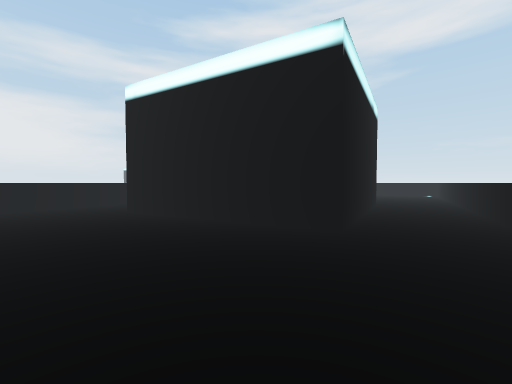
View 1 (above)

14 first-person views from a walk through a 3-D level made in the Unity game engine. The camera is 1.4 m above the floor, tilts 2° down and sees 90° across. The floor is counted in squares, 2 m on a side. Each view is taken from the middle of a square. On the plan, view 1 faces up. The plan holds only what a view shows up to about 9 squares ahead; the rest is blank. The place goes on beyond the plan. Some animated figures are left out.

View 2
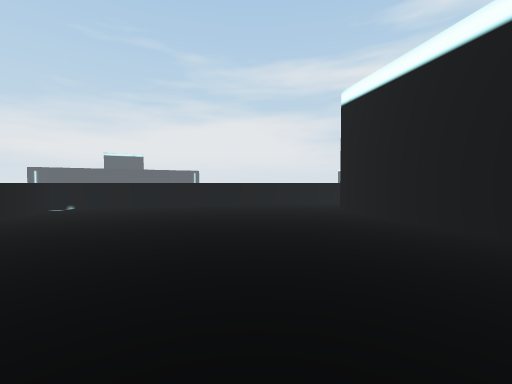

View 3
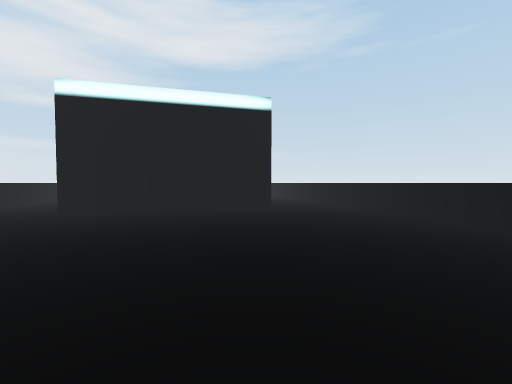

View 4
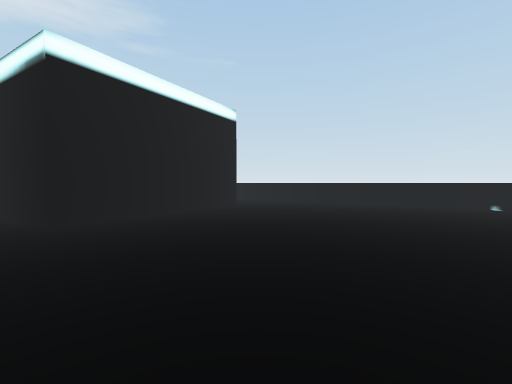

View 5
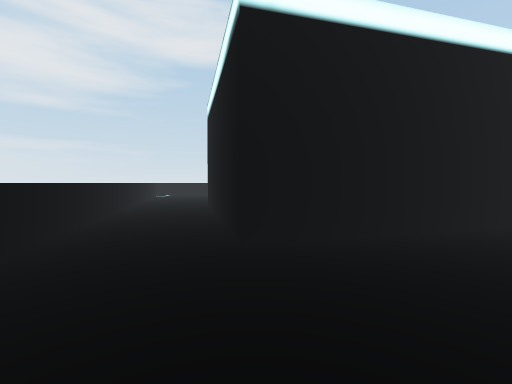

View 6
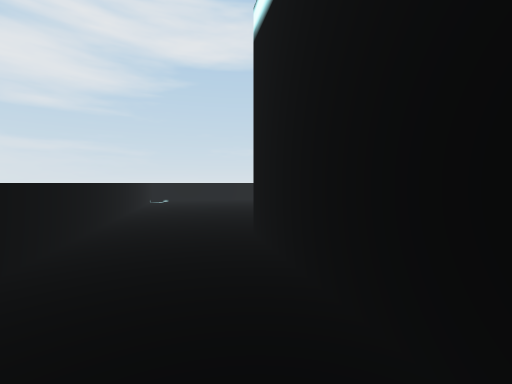

View 7
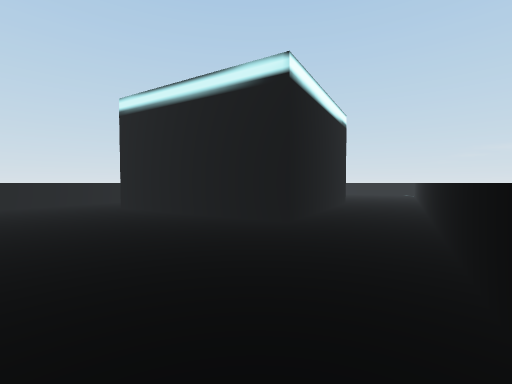

View 8
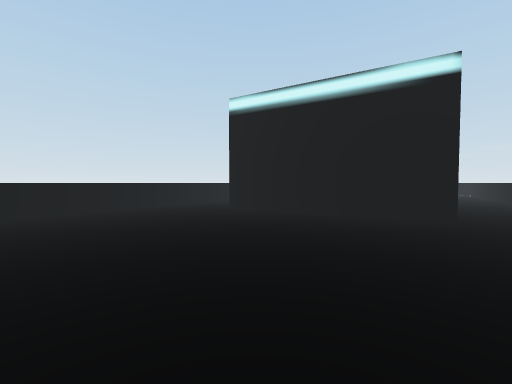

View 9
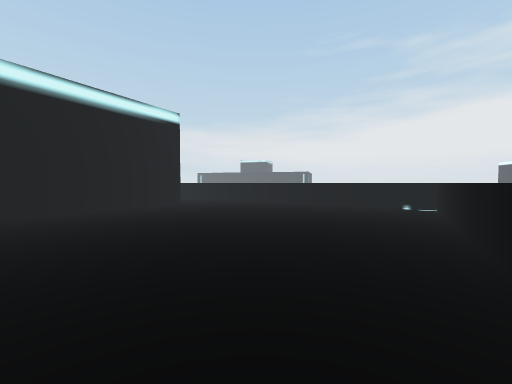

View 10
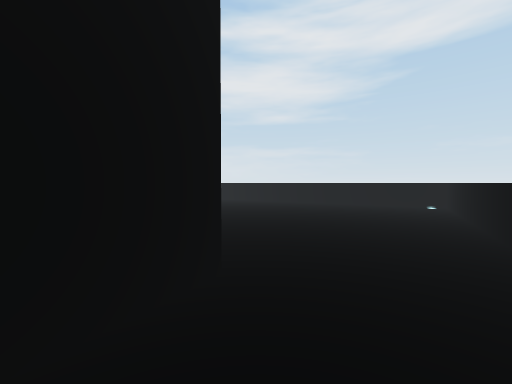

View 11
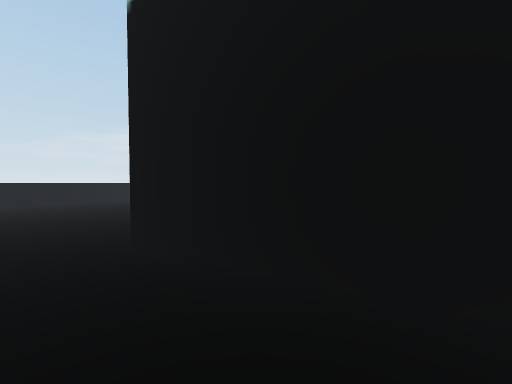

View 12
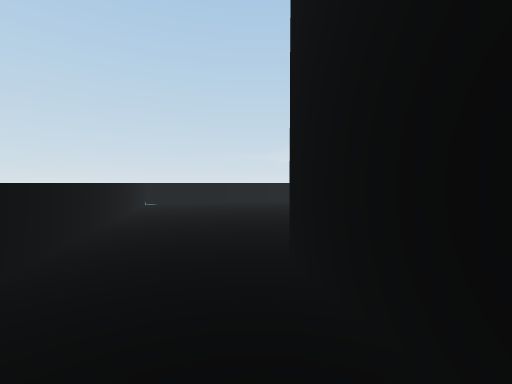

View 13
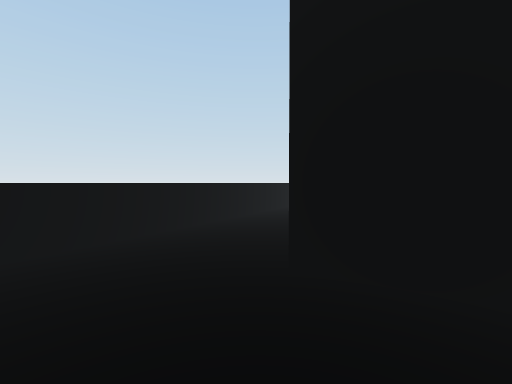

View 14
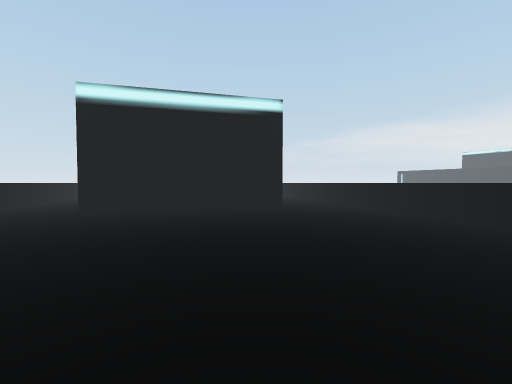

### Floor plan
Key: @ floor where view 1 was taken; # wall or solid block; . floor; ^ raised ledge.
Columns run from 8 left of view 1 to 9 right of it. Each row starts with its distance up from view 1.
 17         ####
 16         ^...^#
 15        #......^##
 14        ^........##
 13       #..........^
 12      #^..........#
 11     ##..........^
 10     #..##.......#
  9     ^..####....^
  8    #..##  ##...#
  7   #^..#   ##..^
  6   #..###  #..##
  5  ##....####..#
  4 ##.......#..##
  3 #...........#
  2 #..........##
  1 #.........^#
  0 ##......@.#
 -1    #.....^
 -2     ^#..#^
 -3      ##.#
 -4       ###

Where each view was taken, in squares from view 1:
view 1: 0 up, 0 right, facing up
view 2: 0 up, 0 right, facing up-left
view 3: 1 down, 4 left, facing up-right
view 4: 3 up, 7 left, facing right
view 5: 4 up, 5 left, facing up-right
view 6: 8 up, 3 left, facing up-right
view 7: 15 up, 0 right, facing down
view 8: 15 up, 3 right, facing down
view 9: 13 up, 8 right, facing left
view 10: 6 up, 4 right, facing up
view 11: 5 up, 4 right, facing left
view 12: 5 up, 3 right, facing down-left
view 13: 10 up, 4 right, facing down
view 14: 15 up, 5 right, facing down-left
